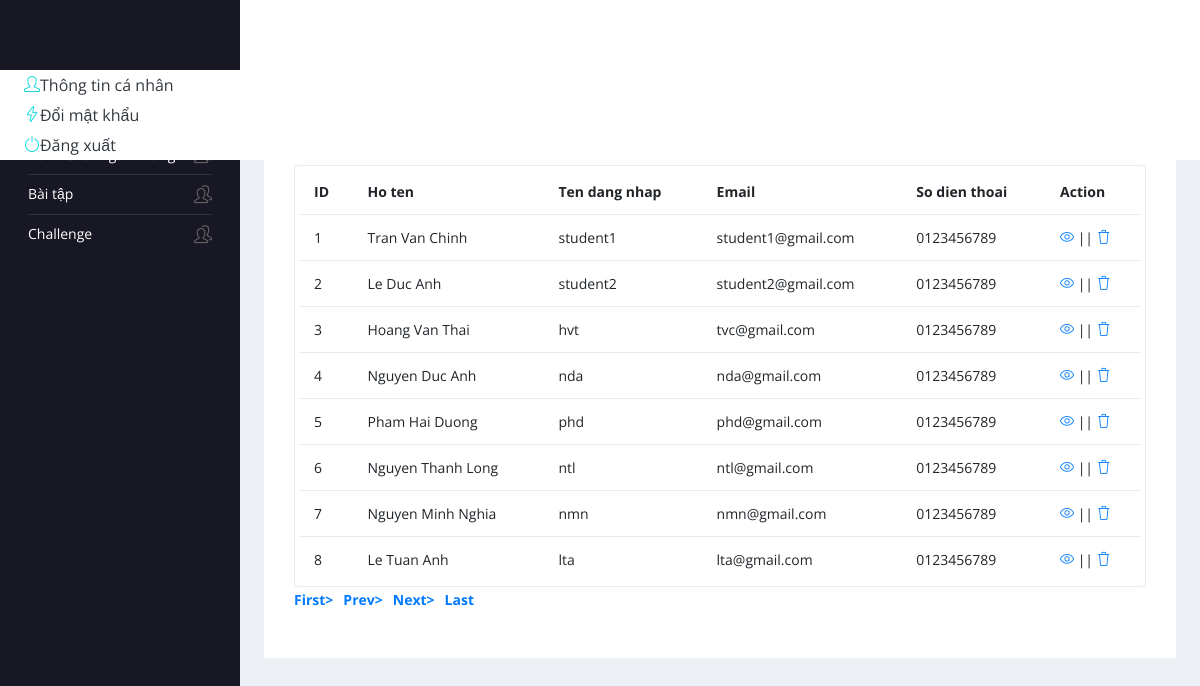
The page /teacher/manage-students.php (signed in) on the database its author committed.
### tables this page shows
CREATE TABLE nguoidung(
    id int AUTO_INCREMENT PRIMARY KEY,
    tendangnhap varchar(50),
    hoten varchar(50),
    matkhau varchar(50),
    email varchar(50),
    sodienthoai varchar(50),
    role varchar(50),
    Image varchar(100)
);

### teacher/manage-students.php (the view, shortened to what this page needs)
<?php
include('../includes/dbconnection.php');
if (strlen($_SESSION['id'])==0){
    header("Location: logout.php");
} else {
?>
<!DOCTYPE html>
<html lang="en">
    <head>
        <link rel="stylesheet" href="vendors/simple-line-icons/css/simple-line-icons.css">
        <link rel="stylesheet" href="vendors/flag-icon-css/css/flag-icon.min.css">
        <link rel="stylesheet" href="vendors/css/vendor.bundle.base.css">
        <link rel="stylesheet" href="./css/style.css">
    </head>
    <body>
        <div class="container-scroller">
            <?php include_once('includes/header.php'); ?>
            <div class="container-fluid page-body-wrapper">
                <?php include_once('includes/sidebar.php');?>
                <div class="main-panel">
                    <div class="content-wrapper">
                        <div class="page-header">
                            <h3 class="page-title">Quan ly sinh vien</h3>
                        </div>
                        <div class="row">
                            <div class="col-md-12 grid-margin stretch-card">
                                <div class="card">
                                    <div class="card-body">
                                        <div class="d-sm-flex align-items-center mb-4">
                                            <h4 class="card-title mb-sm-0">Danh sach sinh vien</h4>
                                        </div>
                                        <div class="table-responsive border rounded p-1">
                                            <table class="table">
                                                <thead>
                                                    <tr>
                                                        <th class="font-weight-bold">ID</th>
                                                        <th class="font-weight-bold">Ho ten</th>
                                                        <th class="font-weight-bold">Ten dang nhap</th>
                                                        <th class="font-weight-bold">Email</th>
                                                        <th class="font-weight-bold">So dien thoai</th>
                                                        <th class="font-weight-bold">Action</th>
                                                    </tr>
                                                </thead>
                                                <tbody>
                                                    <?php
                                                    if (isset($_GET['pageno'])){
                                                        $pageno = $_GET['pageno'];
                                                    } else {
                                                        $pageno = 1;
                                                    }
                                                    $no_of_records_per_page = 15;
                                                    $offset = ($pageno-1) * $no_of_records_per_page;
                                                    $ret = "SELECT id FROM nguoidung WHERE role='sinhvien'";
                                                    $query1 = $dbh->prepare($ret);
                                                    $query1->execute();
                                                    $total_rows=$query1->rowCount();
                                                    $total_pages=ceil($total_rows/$no_of_records_per_page);
                                                    $sql ="SELECT * FROM nguoidung WHERE role='sinhvien' LIMIT $offset,$no_of_records_per_page";
                                                    $query=$dbh->prepare($sql);
                                                    $query->execute();
                                                    $results=$query->fetchAll(PDO::FETCH_OBJ);
                                                    if ($query->rowCount()>0){
                                                        foreach ($results as $row) {    ?>
                                                            <tr>
                                                                <td><?php  echo htmlentities($row->id);?></td>
                                                                <td><?php  echo htmlentities($row->hoten);?></td>
                                                                <td><?php  echo htmlentities($row->tendangnhap);?></td>
                                                                <td><?php  echo htmlentities($row->email);?></td>
                                                                <td><?php  echo htmlentities($row->sodienthoai);?></td>
                                                                <td>
                                                                    <div><a href="edit-students.php?editid=<?php echo htmlentities($row->id);?>"><i class="icon-eye"></i></a>
                                                                        || <a href="delete-students.php?delid=<?php echo ($row->id);?>" onclick="return confirm('Do you really want to Delete ?');"> <i class="icon-trash"></i></a>
                                                                    </div>
                                                                </td>
                                                            </tr><?php
                                                        }
                                                    }   ?>
                                                </tbody>
                                            </table>
                                        </div>
                                        <div align="left">
                                            <ul class="pagination">
                                                <li><a href="?pageno=1"><strong>First></strong></a></li>
                                                <li class="<?php if($pageno <= 1){ echo 'disabled'; } ?>">
                                                    <a href="<?php if($pageno <= 1){ echo '#'; } else { echo "?pageno=".($pageno - 1); } ?>"><strong style="padding-left: 10px">Prev></strong></a>
                                                </li>
                                                <li class="<?php if($pageno >= $total_pages){ echo 'disabled'; } ?>">
                                                    <a href="<?php if($pageno >= $total_pages){ echo '#'; } else { echo "?pageno=".($pageno + 1); } ?>"><strong style="padding-left: 10px">Next></strong></a>
                                                </li>
                                                <li><a href="?pageno=<?php echo $total_pages; ?>"><strong style="padding-left: 10px">Last</strong></a></li>
                                            </ul>
                                        </div>
                                    </div>
                                </div>
                            </div>
                        </div>
                    </div>
                </div>
            </div>
    </body>
</html>
<?php } ?>

### rows shown on the page
nguoidung: id "1", hoten "Tran Van Chinh", tendangnhap "student1", email "student1@gmail.com", sodienthoai "0123456789"
nguoidung: id "2", hoten "Le Duc Anh", tendangnhap "student2", email "student2@gmail.com", sodienthoai "0123456789"
nguoidung: id "3", hoten "Hoang Van Thai", tendangnhap "hvt", email "tvc@gmail.com", sodienthoai "0123456789"
nguoidung: id "4", hoten "Nguyen Duc Anh", tendangnhap "nda", email "nda@gmail.com", sodienthoai "0123456789"
nguoidung: id "5", hoten "Pham Hai Duong", tendangnhap "phd", email "phd@gmail.com", sodienthoai "0123456789"
nguoidung: id "6", hoten "Nguyen Thanh Long", tendangnhap "ntl", email "ntl@gmail.com", sodienthoai "0123456789"
nguoidung: id "7", hoten "Nguyen Minh Nghia", tendangnhap "nmn", email "nmn@gmail.com", sodienthoai "0123456789"
nguoidung: id "8", hoten "Le Tuan Anh", tendangnhap "lta", email "lta@gmail.com", sodienthoai "0123456789"
